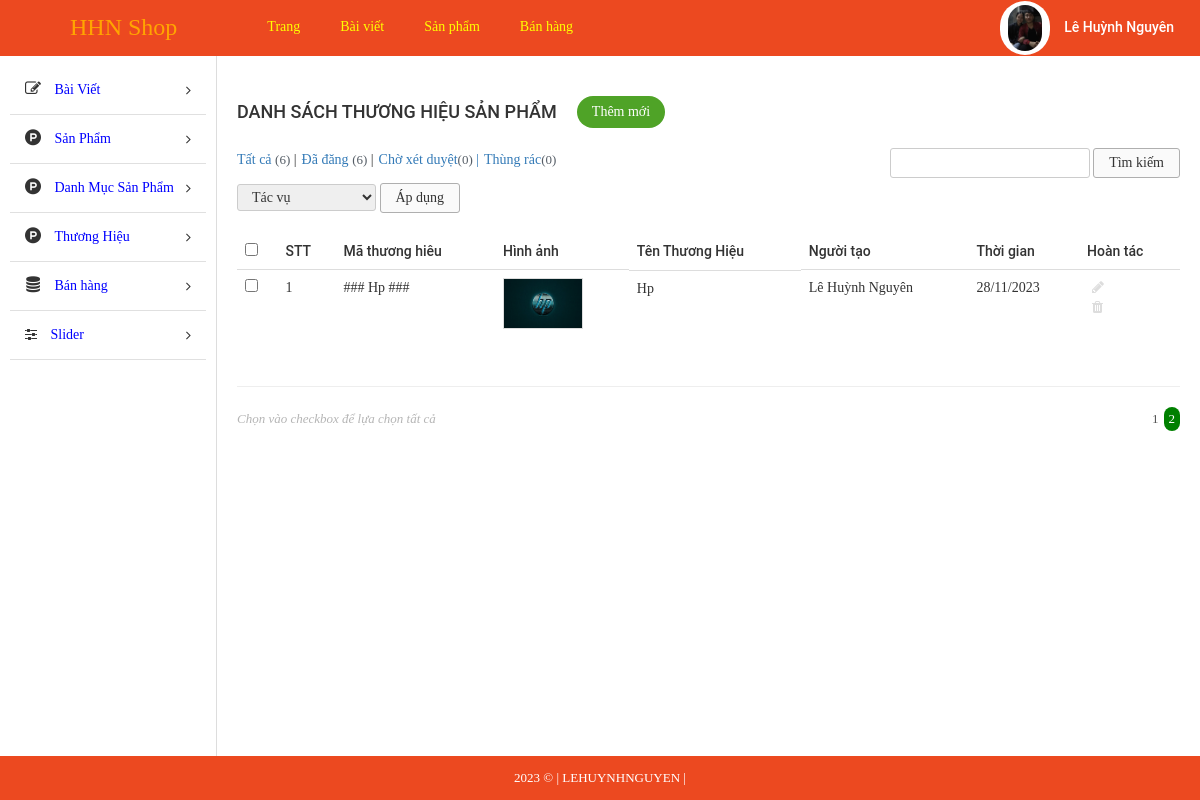
The app's page /admin/index.php?modules=brands&controllers=index&action=list&page=2 (signed in) with its own data.
### tables this page shows
CREATE TABLE `tbl_brand` (
  `id` int(11) NOT NULL,
  `name` varchar(255) NOT NULL,
  `code` varchar(255) NOT NULL,
  `image` varchar(255) NOT NULL,
  `description` text NOT NULL,
  `create_date` varchar(255) NOT NULL,
  `user` varchar(255) NOT NULL
);

### admin/libraries/database.php (called while the page is built, shortened)
<?php
function db_query($query_string) {
    global $conn;
    $result = mysqli_query($conn, $query_string);
    return $result;
}
function db_fetch_array($query_string) {
    $result = array();
    $mysqli_result = db_query($query_string);
    while ($row = mysqli_fetch_assoc($mysqli_result)) {
        $result[] = $row;
    }
    return $result;
}

### admin/modules/brands/models/indexModel.php (called while the page is built, shortened)
<?php
function getAll() {
	return db_fetch_array("SELECT * FROM `tbl_brand`");
}

### admin/modules/brands/controllers/indexController.php (called while the page is built, shortened)
<?php
function listAction() {
	$data_tmp = getAll();
	if(!empty($_GET['page'])){
		$page = $_GET['page'];
	}else{
		$page =1;
	}
	$numProduct = count($data_tmp);
	$productOnPage = 5;
	$num = ceil($numProduct/$productOnPage);
	$start = ($page - 1) * $productOnPage;
	$res =[];
	for ($i=$start; $i < $start+$productOnPage; $i++) {
		if(isset($data_tmp[$i]))
        $res[] = $data_tmp[$i];
	};
	$data = [$res, $num, $page];
	load_view('list',$data);
}

### admin/core/router.php (called while the page is built, shortened)
<?php
$action_name = get_action().'Action';
call_function(array('construct', $action_name));

### admin/core/appload.php (called while the page is built, shortened)
<?php
require CONFIGPATH . DIRECTORY_SEPARATOR . 'database.php';
require LIBPATH . DIRECTORY_SEPARATOR . 'database.php';
require COREPATH . DIRECTORY_SEPARATOR . 'base.php';
require COREPATH . DIRECTORY_SEPARATOR . 'router.php';

### admin/index.php (called while the page is built, shortened)
<?php
require COREPATH.DIRECTORY_SEPARATOR.'appload.php';

### admin/modules/brands/views/listView.php (the view, shortened to what this page needs)
<div id="main-content-wp" class="list-product-page">
    <div class="wrap clearfix">
        <div id="content" class="fl-right">
            <div class="section" id="title-page">
                <div class="clearfix">
                    <h3 id="index" class="fl-left">Danh Sách Thương Hiệu Sản Phẩm</h3>
                    <a href="?modules=brands&controllers=index&action=add" title="" id="add-new" class="fl-left">Thêm mới</a>
                </div>
            </div>
            <div class="section" id="detail-page">
                <div class="section-detail">
                    <div class="filter-wp clearfix">
                        <ul class="post-status fl-left">
                            <li class="all"><a href="">Tất cả <span class="count">(6)</span></a> |</li>
                            <li class="publish"><a href="">Đã đăng <span class="count">(6)</span></a> |</li>
                            <li class="pending"><a href="">Chờ xét duyệt<span class="count">(0)</span> |</a></li>
                            <li class="pending"><a href="">Thùng rác<span class="count">(0)</span></a></li>
                        </ul>
                        <form method="GET" class="form-s fl-right">
                            <input type="text" name="s" id="s">
                            <input type="submit" name="sm_s" value="Tìm kiếm">
                        </form>
                    </div>
                    <div class="actions">
                        <form method="GET" action="" class="form-actions">
                            <select name="actions">
                                <option value="0">Tác vụ</option>
                            </select>
                            <input type="submit" name="sm_action" value="Áp dụng">
                        </form>
                    </div>
                    <div class="table-responsive">
                        <table class="table list-table-wp">
                            <thead>
                                <tr>
                                    <td><input type="checkbox" name="checkAll" id="checkAll"></td>
                                    <td><span class="thead-text">STT</span></td>
                                    <td><span class="thead-text">Mã thương hiêu</span></td>
                                    <td><span class="thead-text">Hình ảnh</span></td>
                                    <td><span class="thead-text">Tên Thương Hiệu</span></td>
                                    <td><span class="thead-text">Người tạo</span></td>
                                    <td><span class="thead-text">Thời gian</span></td>
                                    <td><span class="thead-text">Hoàn tác</span></td>
                                </tr>
                            </thead>
                            <tbody>
                                <?php $i=0; if(!empty($data['0'])) foreach ($data['0'] as $key => $value) { $i++;?>
                                <tr>
                                    <td><input type="checkbox" name="checkItem" class="checkItem"></td>
                                    <td><span class="tbody-text"><?php echo $i; ?></h3></span>
                                    <td><span class="tbody-text"><?php echo $value['code']; ?></h3></span>
                                    <td>
                                        <div class="tbody-thumb">
                                            <img src="<?php echo $value['image']; ?>" alt="">
                                        </div>
                                    </td>
                                    <td class="clearfix">
                                        <div class="tb-title fl-left">
                                            <h3><?php echo $value['name']; ?></h3>
                                        </div>
                                    </td>
                                    <td><span class="tbody-text"><?php echo $value['user']; ?></span></td>
                                    <td><span class="tbody-text"><?php echo $value['create_date']; ?></span></td>
                                    <td>
                                        <ul class="list-operation ">
                                            <li><a href="?modules=brands&contollers=index&action=edit&id=<?php echo $value['id']; ?>" title="Sửa" class="edit"><i class="fa fa-pencil" aria-hidden="true"></i></a></li>
                                            <li><a href="?modules=brands&contollers=index&action=delete&id=<?php echo $value['id']; ?>" title="Xóa" class="delete"><i class="fa fa-trash" aria-hidden="true"></i></a></li>
                                        </ul>
                                    </td>
                                </tr>
                                <?php }; ?>
                            </tbody>
                        </table>
                        <hr>
                    </div>
                </div>
            </div>
            <div class="section" id="paging-wp">
                <div class="section-detail clearfix">
                    <p id="desc" class="fl-left">Chọn vào checkbox để lựa chọn tất cả</p>
                    <ul id="list-paging" class="fl-right">
                        <?php for ($i=1; $i <= $data['1'] ; $i++) { ?>
                        <li>
                            <a <?php if($i == $data['2']) echo 'style="background-color: green;color:white; border-radius:300px;"';  ?>  href="?modules=brands&controllers=index&action=list&page=<?php echo $i; ?>" title=""><?php echo $i; ?></a>
                        </li>
                        <?php }; ?>
                    </ul>
                </div>
            </div>
        </div>
    </div>
</div>

### admin/core/base.php (shortened to what this page needs)
<?php
function get_module() {
    global $config;
    $module = isset($_GET['modules']) ? $_GET['modules'] : $config['default_module'];
    return $module;
}
function call_function($list_function = array()) {
    if (is_array($list_function)) {
        foreach ($list_function as $f) {
            if (function_exists($f())) {
                $f();
            }
        }
    }
}
function load_view($name, $data_send = array()) {
    $data = $data_send;
    $path = MODULESPATH . DIRECTORY_SEPARATOR . get_module() . DIRECTORY_SEPARATOR . 'views' . DIRECTORY_SEPARATOR . $name . 'View.php';
    if (file_exists($path)) {
        require $path;
    } else {
        echo "Không tìm thấy {$path}";
    }
}
function get_header($name = '') {
    global $data;
    if (empty($name)) {
        $name = 'header';
    } else {
        $name = "header-{$name}";
    }
    $path = LAYOUTPATH . DIRECTORY_SEPARATOR . $name . '.php';
    if (file_exists($path)) {
        if (is_array($data)) {
            foreach ($data as $key => $a) {
                $$key = $a;
            }
        }
        require $path;
    } else {
        echo "Không tìm thấy {$path}";
    }
}
function get_footer($name = '') {
    global $data;
    if (empty($name)) {
        $name = 'footer';
    } else {
        $name = "footer-{$name}";
    }
    $path = LAYOUTPATH . DIRECTORY_SEPARATOR . $name . '.php';
    if (file_exists($path)) {
        if (is_array($data)) {
            foreach ($data as $key => $a) {
                $$key = $a;
            }
        }
        require $path;
    } else {
        echo "Không tìm thấy {$path}";
    }
}
function get_sidebar($name = '') {
    global $data;
    if (empty($name)) {
        $name = 'sidebar';
    } else {
        $name = "sidebar-{$name}";
    }
    $path = LAYOUTPATH . DIRECTORY_SEPARATOR . $name . '.php';
    if (file_exists($path)) {
        if (is_array($data)) {
            foreach ($data as $key => $a) {
                $$key = $a;
            }
        }
        require $path;
    } else {
        echo "Không tìm thấy {$path}";
    }
}
?>

### admin/public/css/import/global.css (style rules this page uses)
body { font-family: "Roboto Regular"; font-size: 14px; line-height: 24px; color: #333; }
.fl-left { float: left; }
.fl-right { float: right; }
img { max-width: 100%; height: auto; display: block; }
ul li { list-style: none!important; }
a { text-decoration: none!important; }

### admin/public/css/import/list_post.css (style rules this page uses)
#content { width: 82%; border-left: 1px solid #ddd; padding: 20px; }
#add-new { display: inline-block; color: #fff; background: #4fa327; padding: 4px 15px; margin: 20px; border-radius: 20px; }
#index { font-family: 'Roboto Medium'; font-weight: normal; text-transform: uppercase; font-size: 18px; padding: 24px 0px; }
.list-table-wp thead tr td { font-family: 'Roboto Medium'; font-weight: normal; }
.list-operation li { float: left; }
.list-operation li a { display: block; padding: 0px 5px; color: #ddd; }
.tb-title { width: 75%; display: -webkit-box; -webkit-line-clamp: 1; -moz-line-clamp: 1; -o-line-clamp: 1; -webkit-box-orient: vertical; -moz-box-orient: vertical; -o-box-orient: vertical; max-height: 100%; overflow: hidden; }
.list-operation { width: 25%; }
#paging-wp #desc { font-size: 13px; color: #b5b5b5; font-style: italic; }
#list-paging li { float: left; }
#list-paging li a { display: inline-block; color: #555; font-size: 13px; padding: 0px 5px; }
.filter-wp { margin-bottom: 5px; }
.actions { margin-bottom: 20px; }
.post-status li { float: left; font-size: 14px; margin-right: 5px; }
.post-status li .count { color: #555d66; font-size: 13px; display: inline-block; }
.form-s input[type="text"], .form-actions select { border-radius: 3px; border: 1px solid #ccc; padding: 2px 10px; }
.form-s input[type="submit"], .form-actions input[type="submit"] { border-radius: 3px; border: 1px solid #afafaf; padding: 2px 15px; background: #fafafa; }
.form-actions select { padding: 4px 10px; }

### admin/public/css/import/list_product.css (style rules this page uses)
.tbody-thumb { width: 80px; height: 80px; overflow: hidden; }
.tbody-thumb img { border: 1px solid #ddd; }

### admin/public/css/import/menu.css (style rules this page uses)
.actions select { border-radius: 3px; border: 1px solid #ccc; padding: 4px 10px; }

### admin/public/css/import/detail_order.css (style rules this page uses)
.table { margin-bottom: 0!important; }

### records on screen
tbl_brand: code "### Hp ###", image (picture), name "Hp", user "Lê Huỳnh Nguyên", create_date "28/11/2023"
